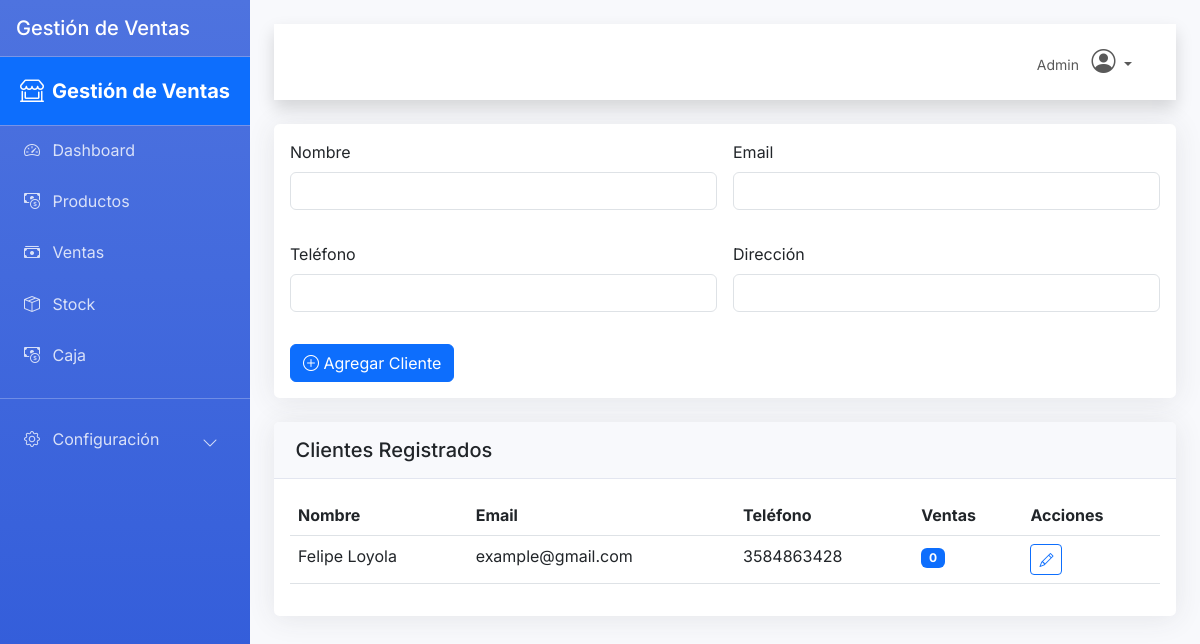
The app's page /configuracion/clientes (signed in), older data.
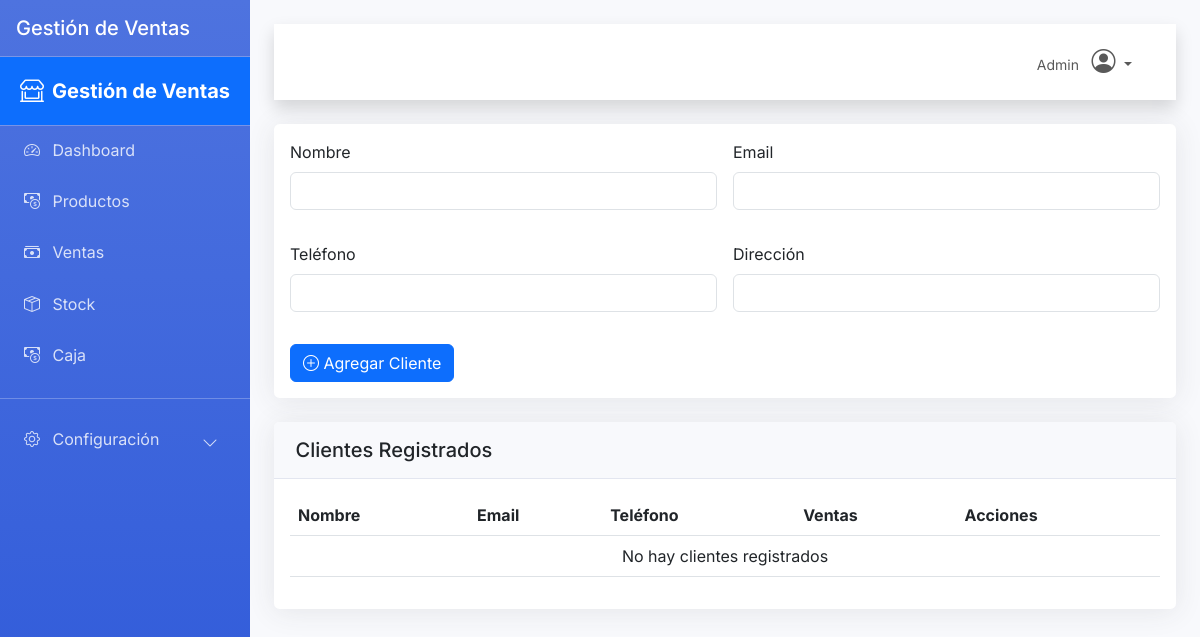
The same page, newer data.
### models.py (models this page shows)
class Cliente(db.Model):
    __tablename__ = 'clientes'
    id = db.Column(db.Integer, primary_key=True)
    nombre = db.Column(db.String(100), nullable=False)
    email = db.Column(db.String(100), unique=True)
    telefono = db.Column(db.String(20))
    direccion = db.Column(db.Text)
    ventas = db.relationship('Venta', back_populates='cliente', cascade='all, delete-orphan')

### routes/configuracion.py (the view, shortened to what this page needs)
@bp.route('/clientes', methods=['GET', 'POST'])
@login_required
def clientes():
    form = ClienteForm()
    clientes = Cliente.query.order_by(Cliente.nombre).all()
    return render_template('configuracion/clientes.html', form=form, clientes=clientes)

### forms.py (shortened to what this page needs)
class ClienteForm(FlaskForm):
    nombre = StringField('Nombre', validators=[DataRequired()])
    email = StringField('Email', validators=[Optional(), Email()])
    telefono = StringField('Teléfono', validators=[Optional()])
    direccion = StringField('Dirección', validators=[Optional()])

### templates/configuracion/clientes.html (shortened to what this page needs)
{% extends "base.html" %}
{% block content %}
<div class="card mb-4">
    <div class="card-body">
        <form method="post" action="{{ url_for('configuracion.clientes') }}">
            <div class="row g-3">
                <div class="col-md-6">
                    <div class="mb-3">
                        {{ form.nombre.label(class="form-label") }}
                        {{ form.nombre(class="form-control") }}
                    </div>
                </div>
                <div class="col-md-6">
                    <div class="mb-3">
                        {{ form.email.label(class="form-label") }}
                        {{ form.email(class="form-control") }}
                    </div>
                </div>
                <div class="col-md-6">
                    <div class="mb-3">
                        {{ form.telefono.label(class="form-label") }}
                        {{ form.telefono(class="form-control") }}
                    </div>
                </div>
                <div class="col-md-6">
                    <div class="mb-3">
                        {{ form.direccion.label(class="form-label") }}
                        {{ form.direccion(class="form-control") }}
                    </div>
                </div>
                <div class="col-md-12">
                    <button type="submit" class="btn btn-primary">
                        <i class="bi bi-plus-circle"></i> Agregar Cliente
                    </button>
                </div>
            </div>
        </form>
    </div>
</div>
<div class="card">
    <div class="card-header">
        <h5 class="mb-0">Clientes Registrados</h5>
    </div>
    <div class="card-body">
        <div class="table-responsive">
            <table class="table table-hover">
                <thead>
                    <tr>
                        <th>Nombre</th>
                        <th>Email</th>
                        <th>Teléfono</th>
                        <th>Ventas</th>
                        <th>Acciones</th>
                    </tr>
                </thead>
                <tbody>
                    {% for cliente in clientes %}
                    <tr>
                        <td>{{ cliente.nombre }}</td>
                        <td>{{ cliente.email }}</td>
                        <td>{{ cliente.telefono }}</td>
                        <td>
                            <span class="badge bg-primary">{{ cliente.ventas|length }}</span>
                        </td>
                        <td>
                            <a href="#" class="btn btn-sm btn-outline-primary">
                                <i class="bi bi-pencil"></i>
                            </a>
                        </td>
                    </tr>
                    {% else %}
                    <tr>
                        <td colspan="5" class="text-center">No hay clientes registrados</td>
                    </tr>
                    {% endfor %}
                </tbody>
            </table>
        </div>
    </div>
</div>
{% endblock %}

### templates/base.html (shortened to what this page needs)
<!DOCTYPE html>
<html lang="es">
<head>
    <link href="https://cdn.jsdelivr.net/npm/bootstrap@5.3.0/dist/css/bootstrap.min.css" rel="stylesheet">
    <link rel="stylesheet" href="https://cdn.jsdelivr.net/npm/bootstrap-icons@1.10.0/font/bootstrap-icons.css">
</head>
<body>
    <div class="d-flex">
        <div class="sidebar">
            <div class="sidebar-brand p-3 d-flex align-items-center">
                <h5 class="mb-0">Gestión de Ventas</h5>
            </div>
            <hr class="sidebar-divider my-0">
            {% include 'partials/_sidebar.html' %}
        </div>
        <div class="main-content">
            {% include 'partials/_navbar.html' %}
            {% block content %}
            {% endblock %}
        </div>
    </div>
</body>
</html>

### templates/partials/_sidebar.html (shortened to what this page needs)
<div class="sidebar-nav">
    <div class="sidebar-brand p-3 d-flex align-items-center justify-content-center bg-primary">
        <a href="{{ url_for('auth.dashboard') }}" class="text-white text-decoration-none d-flex align-items-center">
            <i class="bi bi-shop-window fs-4 me-2"></i>
            <h5 class="mb-0 fw-bold">Gestión de Ventas</h5>
        </a>
    </div>
    <hr class="sidebar-divider my-0">
    <ul class="nav flex-column w-100">
        <li class="nav-item">
            <a class="nav-link {% if request.endpoint == 'auth.dashboard' %}active{% endif %}" href="{{ url_for('auth.dashboard') }}">
                <i class="bi bi-speedometer2 me-2"></i>
                <span>Dashboard</span>
            </a>
        </li>
        <li class="nav-item">
            <a class="nav-link {% if request.endpoint == 'productos.listar' %}active{% endif %}" href="{{ url_for('productos.listar') }}">
                <i class="bi bi-cash-coin me-2"></i>
                <span>Productos</span>
            </a>
        </li>
        <li class="nav-item">
            <a class="nav-link {% if 'ventas' in request.endpoint %}active{% endif %}" href="{{ url_for('ventas.listar') }}">
                <i class="bi bi-cash-stack me-2"></i>
                <span>Ventas</span>
            </a>
        </li>
        <li class="nav-item">
            <a class="nav-link {% if 'stock' in request.endpoint %}active{% endif %}" href="{{ url_for('stock.gestion') }}">
                <i class="bi bi-box-seam me-2"></i>
                <span>Stock</span>
            </a>
        </li>
        <li class="nav-item">
            <a class="nav-link {% if 'caja' in request.endpoint %}active{% endif %}" href="{{ url_for('caja.gestion') }}">
                <i class="bi bi-cash-coin me-2"></i>
                <span>Caja</span>
            </a>
        </li>
        <hr class="sidebar-divider">
        <li class="nav-item">
            <a class="nav-link collapsed" data-bs-toggle="collapse" href="#collapseConfig" aria-expanded="false">
                <i class="bi bi-gear me-2"></i>
                <span>Configuración</span>
                <i class="bi bi-chevron-down float-end mt-1"></i>
            </a>
        </li>
    </ul>
</div>

### templates/partials/_navbar.html (shortened to what this page needs)
<nav class="navbar navbar-expand navbar-light bg-white topbar mb-4 static-top shadow">
    <div class="container-fluid justify-content-end">
        <ul class="navbar-nav">
            <li class="nav-item dropdown no-arrow">
                <a class="nav-link dropdown-toggle" href="#" id="userDropdown" role="button"
                   data-bs-toggle="dropdown" aria-expanded="false">
                    <span class="me-2 d-none d-lg-inline text-gray-600 small">Admin</span>
                    <i class="bi bi-person-circle fs-4"></i>
                </a>
            </li>
        </ul>
    </div>
</nav>

### templates/base.html (style rules this page uses)
:root { --primary-color: #4e73df; --secondary-color: #f8f9fc; --accent-color: #2e59d9; --text-color: #5a5c69; }
body { font-family: 'Inter', sans-serif; color: var(--text-color); background-color: #f8f9fc; }
.sidebar { min-height: 100vh; background: linear-gradient(180deg, var(--primary-color) 0%, var(--accent-color) 100%); color: white; width: 250px; transition: all 0.3s; }
.sidebar .nav-link { color: rgba(255, 255, 255, 0.8); padding: 0.75rem 1.5rem; margin-bottom: 0.2rem; border-radius: 0.35rem; }
.sidebar .nav-link i { margin-right: 0.5rem; }
.main-content { width: calc(100% - 250px); padding: 1.5rem; }
.card { border: none; border-radius: 0.35rem; box-shadow: 0 0.15rem 1.75rem 0 rgba(58, 59, 69, 0.1); margin-bottom: 1.5rem; }
.card-header { background-color: #f8f9fc; border-bottom: 1px solid #e3e6f0; padding: 1rem 1.35rem; }
.navbar { background-color: white; box-shadow: 0 0.15rem 1.75rem 0 rgba(58, 59, 69, 0.1); padding: 0.75rem 1.5rem; }

Row changes from the older to the newer data that the page shows:
removed Cliente: nombre "Felipe Loyola", email "example@gmail.com", telefono "3584863428", ventas|length "0"
Text that changed along with them:
text now shown: "No hay clientes registrados"
